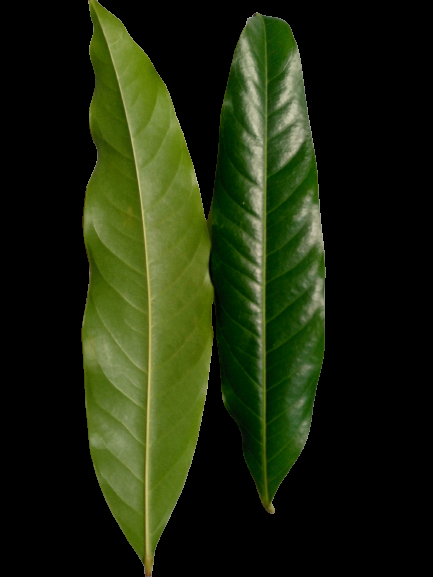
#> input picture Train/Bohera/Bohera (107).png, 433 x 577 px; its folder holds only this picture in this run
$ python train_model.py
#> lines starting #> are read from the running program, lines starting #| are printed output that depends on the picture
import os
import cv2
import numpy as np
import joblib
import matplotlib.pyplot as plt
import seaborn as sns
from sklearn.ensemble import RandomForestClassifier
from sklearn.preprocessing import LabelEncoder
from sklearn.metrics import classification_report, accuracy_score, confusion_matrix, ConfusionMatrixDisplay
from collections import Counter
import shutil

# --- Fungsi untuk membaca gambar dan label ---
def load_images_from_folder(folder_path, img_size=(100, 100)):
#> called with folder_path = 'Train', img_size = (100, 100)
    images = []
    labels = []
    for label_name in os.listdir(folder_path):
        label_folder = os.path.join(folder_path, label_name)
        if not os.path.isdir(label_folder):
            continue
        for img_file in os.listdir(label_folder):
            img_path = os.path.join(label_folder, img_file)
            img = cv2.imread(img_path)
#> img is the input picture: shape (577, 433, 3); mean B, G, R 12.8, 38.2, 28.9
            if img is not None:
                img = cv2.resize(img, img_size)
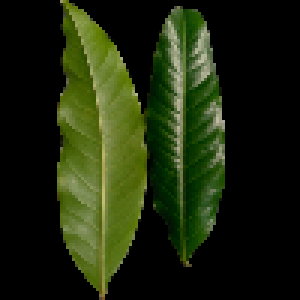
#> img: shape (100, 100, 3) (shown 3 times larger); mean B, G, R 12.8, 38.2, 28.9
                img = img.flatten()  # konversi jadi vektor 1 dimensi
                images.append(img)
                labels.append(label_name)
#> pass 2 of the loop in load_images_from_folder, `for label_name in os.listdir(folder_path):`:
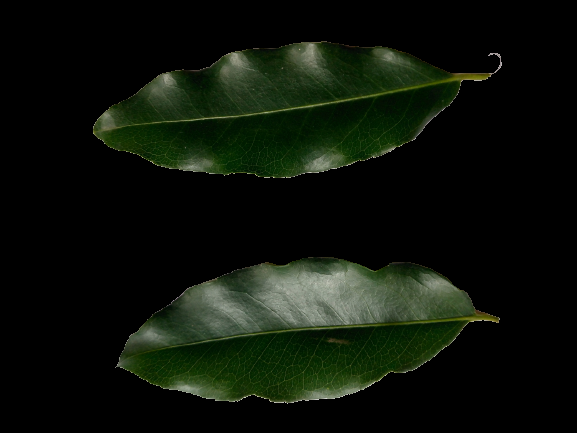
#> input picture Train/Horitoki/Horitoki(100).png, 577 x 433 px
#> in load_images_from_folder, img is the input picture: shape (433, 577, 3); mean B, G, R 9.4, 18.1, 12.2
#> in load_images_from_folder, `img = cv2.resize(img, img_size)`:
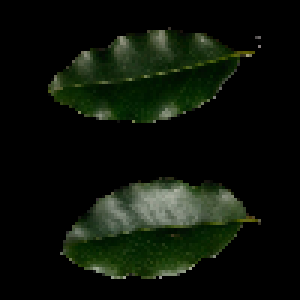
#> img: shape (100, 100, 3) (shown 3 times larger); mean B, G, R 9.4, 18.1, 12.2
    return np.array(images), np.array(labels)

# --- Fungsi untuk menampilkan distribusi kelas ---
def print_class_distribution(labels, title="Distribusi Kelas"):
    label_counts = Counter(labels)
    total = sum(label_counts.values())
    print(f"\n📊 {title}")
    for label, count in label_counts.items():
        percent = (count / total) * 100
        print(f"{label}: {count} data ({percent:.2f}%)")

# --- Load data training, validasi, dan testing ---
X_train, y_train = load_images_from_folder("Train")
X_val, y_val = load_images_from_folder("Validation")
#> (the run stopped early here; a loop or call above may not have finished)
